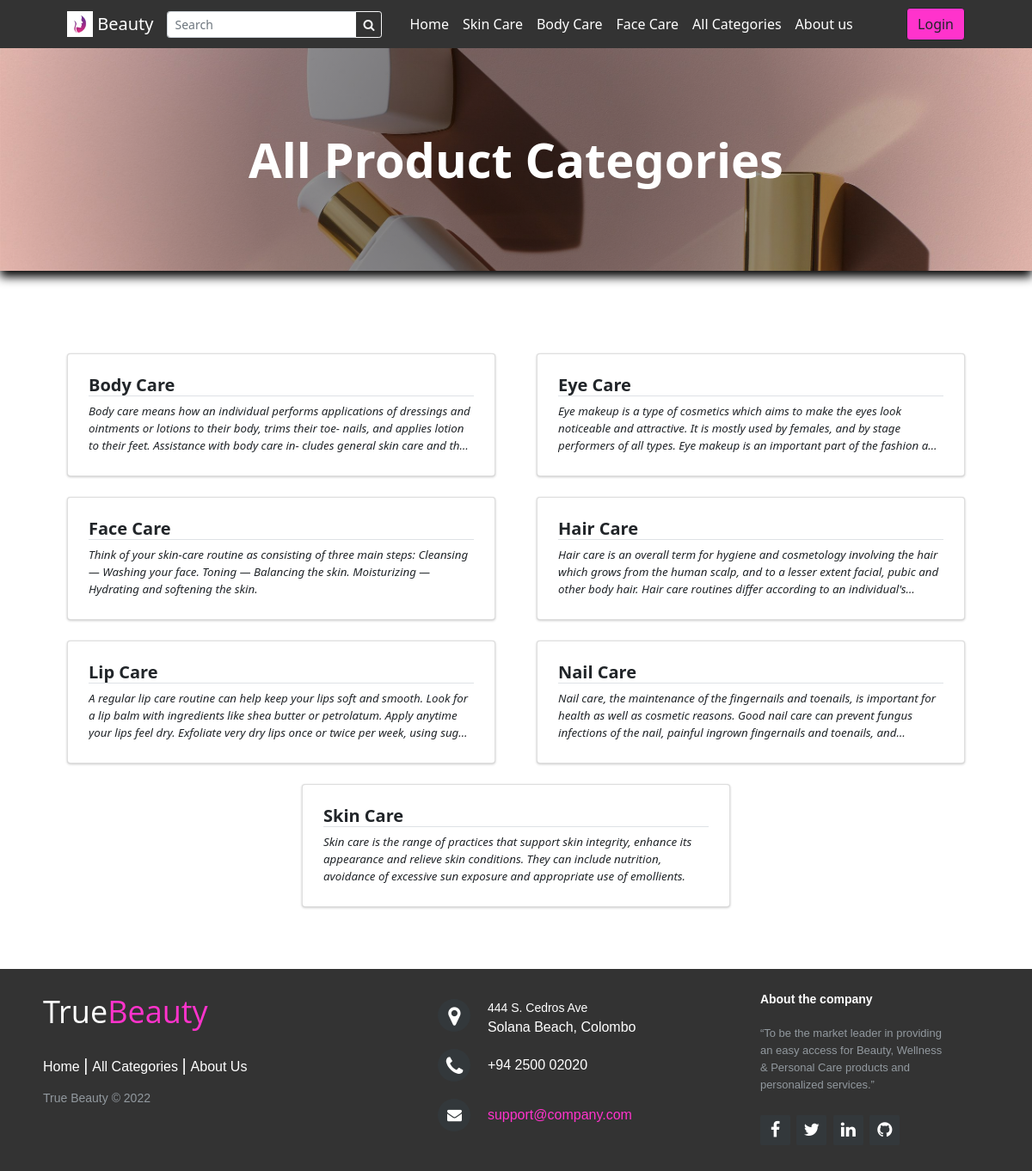
The app's page /cbpos/?p=view_categories with its own data.
### tables this page shows
CREATE TABLE `categories` (
  `id` int(30) NOT NULL,
  `category` varchar(250) NOT NULL,
  `description` text DEFAULT NULL,
  `status` tinyint(1) NOT NULL DEFAULT 1,
  `delete_flag` tinyint(1) NOT NULL DEFAULT 0,
  `date_created` datetime NOT NULL DEFAULT current_timestamp()
);

### cbpos/classes/DBConnection.php (called while the page is built, shortened)
<?php
class DBConnection{
    private $host = DB_SERVER;
    private $username = DB_USERNAME;
    private $password = DB_PASSWORD;
    private $database = DB_NAME;
    public $conn;
    public function __construct(){
        if (!isset($this->conn)) {
            $this->conn = new mysqli($this->host, $this->username, $this->password, $this->database);
        }
    }
}
?>

### cbpos/classes/SystemSettings.php (called while the page is built, shortened)
<?php
class SystemSettings extends DBConnection{
	function userdata($field = ''){
		if(!empty($field)){
			if(isset($_SESSION['userdata'][$field]))
				return $_SESSION['userdata'][$field];
			else
				return null;
		}else{
			return false;
		}
	}
	function info($field=''){
		if(!empty($field)){
			if(isset($_SESSION['system_info'][$field]))
				return $_SESSION['system_info'][$field];
			else
				return false;
		}else{
			return false;
		}
	}
}
$_settings = new SystemSettings();
?>

### cbpos/config.php (called while the page is built, shortened)
<?php
require_once('classes/DBConnection.php');
require_once('classes/SystemSettings.php');
function validate_image($file){
	if(!empty($file)){
        $ex = explode("?",$file);
        $file = $ex[0];
        $ts = isset($ex[1]) ? "?".$ex[1] : '';
		if(is_file(base_app.$file)){
			return base_url.$file.$ts;
		}else{
			return base_url.'dist/img/no-image-available.png';
		}
	}else{
		return base_url.'dist/img/no-image-available.png';
	}
}
?>

### cbpos/view_categories.php (the view, shortened to what this page needs)
<?php
$title = "All Product Categories";
?>
<header class="bg-dark py-5" id="main-header">
    <div class="container px-4 px-lg-5 my-5">
        <div class="text-center text-white">
            <h1 class="display-4 fw-bolder"><?php echo $title ?></h1>
        </div>
    </div>
</header>
<section class="py-5">
    <div class="container px-4 px-lg-5 mt-5">
        <div class="row gx-2 gx-lg-5 row-cols-1 row-cols-md-2 row-cols-xl-2 justify-content-center">
            <?php
                $categories = $conn->query("SELECT * FROM `categories` where status = 1 order by category asc ");
                while($row = $categories->fetch_assoc()):
                    foreach($row as $k=> $v){
                        $row[$k] = trim(stripslashes($v));
                    }
                    $row['description'] = strip_tags(stripslashes(html_entity_decode($row['description'])));
            ?>
            <div class="col mb-6 mb-2">
                <a href="./?p=products&c=<?php echo md5($row['id']) ?>" class="card category-item text-decoration-none text-reset">
                    <div class="card-body p-4">
                        <div class="">
                            <h5 class="fw-bolder border-bottom border-pink"><?php echo $row['category'] ?></h5>
                        </div>
                        <p class="m-0 truncate"><?php echo $row['description'] ?></p>
                    </div>
                </a>
            </div>
            <?php endwhile; ?>
        </div>
    </div>
</section>

### cbpos/inc/topBarNav.php (shortened to what this page needs)
<nav class="navbar navbar-expand-lg navbar-dark " style="background-color: #333333;">
            <div class="container px-4 px-lg-5 ">
                <a class="navbar-brand" href="./" style="margin-left: 0px;">
                <img src="<?php echo validate_image($_settings->info('logo')) ?>" width="30" height="30" class="d-inline-block align-top" alt="" loading="lazy" >
                <?php echo $_settings->info('short_name') ?>
                </a>
                <form class="form-inline" id="search-form">
                  <div class="input-group">
                    <input class="form-control form-control-sm form " type="search" placeholder="Search" aria-label="Search" name="search"  value="<?php echo isset($_GET['search']) ? $_GET['search'] : "" ?>"  aria-describedby="button-addon2">
                    <div class="input-group-append">
                      <button class="btn btn-outline-light btn-sm m-0" type="submit" id="button-addon2"><i class="fa fa-search"></i></button>
                    </div>
                  </div>
                </form>
                <div class="collapse navbar-collapse" id="navbarSupportedContent">
                    <ul class="navbar-nav me-auto mb-2 mb-lg-0 ms-lg-4">
                        <li class="nav-item"><a class="nav-link text-white" aria-current="page" href="./">Home</a></li>
                        <?php
                        $cat_qry = $conn->query("SELECT * FROM categories where status = 1  limit 3");
                        $count_cats =$conn->query("SELECT * FROM categories where status = 1 ")->num_rows;
                        while($crow = $cat_qry->fetch_assoc()):
                        ?>
                        <li class="nav-item"><a class="nav-link text-white" aria-current="page" href="./?p=products&c=<?php echo md5($crow['id']) ?>"><?php echo $crow['category'] ?></a></li>
                        <?php endwhile; ?>
                        <?php if($count_cats > 3): ?>
                        <li class="nav-item"><a class="nav-link text-white" href="./?p=view_categories">All Categories</a></li>
                        <?php endif; ?>
                        <li class="nav-item"><a class="nav-link text-white" href="./?p=about">About us</a></li>
                    </ul>
                    <div class="d-flex align-items-center">
                      <?php if($_settings->userdata('id') > 0 && $_settings->userdata('login_type') == 2): ?>
                        <a class="text-dark mr-2 nav-link text-white" href="./?p=cart">
                            <i class="bi-cart-fill me-1"></i>
                            Cart
                            <span class="badge bg-dark text-white ms-1 rounded-pill" id="cart-count">
                              <?php
                                $count = $conn->query("SELECT SUM(quantity) as items from `cart` where client_id =".$_settings->userdata('id'))->fetch_assoc()['items'];
                                echo ($count > 0 ? $count : 0);
                              ?>
                            </span>
                        </a>
                            <a href="./?p=my_account" class="text-dark  nav-link text-white"><b> Hi, <?php echo $_settings->userdata('firstname')?>!</b></a>
                            <a href="logout.php" class="text-dark  nav-link text-white"><i class="fa fa-sign-out-alt"></i></a>
                        <?php else: ?>
                        <button class="btn btn-outline-dark ml-2" id="login-btn" type="button" style="background-color:#ff33cc;">Login</button>
                        <?php endif; ?>
                    </div>
                </div>
            </div>
        </nav>

### records on screen
categories: category "Skin Care", description "Skin care is the range of practices that support skin integrity, enhance its appearance and relieve skin conditions. They can include nutrition, avoidance of excessive sun exposure and appropriate use of emollients."
categories: category "Body Care", description "Body care means how an individual performs applications of dressings and ointments or lotions to their body, trims their toe- nails, and applies lotion to their feet. Assistance with body care in- cludes general skin care and…"
categories: category "Face Care", description "Think of your skin-care routine as consisting of three main steps: Cleansing — Washing your face. Toning — Balancing the skin. Moisturizing — Hydrating and softening the skin."
categories: category "Eye Care", description "Eye makeup is a type of cosmetics which aims to make the eyes look noticeable and attractive. It is mostly used by females, and by stage performers of all types. Eye makeup is an important part of the fashion…"
categories: category "Hair Care", description "Hair care is an overall term for hygiene and cosmetology involving the hair which grows from the human scalp, and to a lesser extent facial, pubic and other body hair. Hair care routines differ according to an…"
categories: category "Lip Care", description "A regular lip care routine can help keep your lips soft and smooth. Look for a lip balm with ingredients like shea butter or petrolatum. Apply anytime your lips feel dry. Exfoliate very dry lips once or twice per week, using…"
categories: category "Nail Care", description "Nail care, the maintenance of the fingernails and toenails, is important for health as well as cosmetic reasons. Good nail care can prevent fungus infections of the nail, painful ingrown fingernails and toenails,…"

### other values on screen
$_settings->info('short_name') "Beauty"
$title "All Product Categories"
